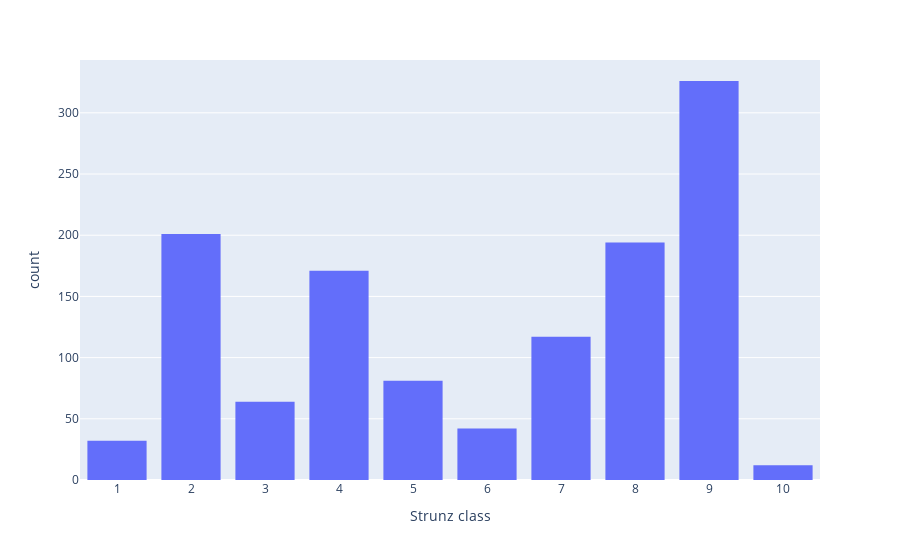

Notebook cell for this chart:
### Code cell
labels = {'strunz0': 'Strunz class'}
category_orders = {'strunz0': ['1', '2', '3', '4', '5', '6', '7', '8', '9', '10']}
fig = px.histogram(df, x='strunz0', category_orders=category_orders, labels=labels)

fig.update_layout(xaxis_type='category')
fig.show()

### Figure 1 — Plotly figure (JSON) as saved in the notebook; plotly's stock layout.template omitted (floating-point values rounded to 4 significant figures; data arrays with more than 128 entries replaced by an {"elided": "..."} marker saying what was removed)
{"data": [{"alignmentgroup": "True", "bingroup": "x", "hovertemplate": "Strunz class=%{x}<br>count=%{y}<extra></extra>", "legendgroup": "", "marker": {"color": "#636efa", "pattern": {"shape": ""}}, "name": "", "offsetgroup": "", "orientation": "v", "showlegend": false, "type": "histogram", "x": {"elided": "1240 int values"}, "xaxis": "x", "yaxis": "y"}], "layout": {"barmode": "relative", "legend": {"tracegroupgap": 0}, "margin": {"t": 60}, "xaxis": {"anchor": "y", "categoryarray": ["1", "2", "3", "4", "5", "6", "7", "8", "9", "10"], "categoryorder": "array", "domain": [0, 1], "title": {"text": "Strunz class"}, "type": "category"}, "yaxis": {"anchor": "x", "domain": [0, 1], "title": {"text": "count"}}}}
